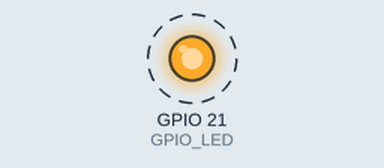
The program below on a simulated Raspberry Pi (BCM pin numbers). Parts: output pins drawn as LEDs (lit = HIGH). Dashed ring = blinking. What the program prints to the terminal is not drawn.

Above: at 0.2 s.
Timing chart, 0 to 3.0 s (numbered marks = the images above):
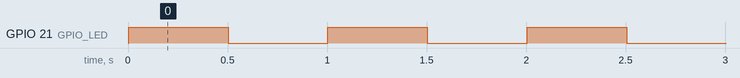

The program:

led_blink_pigpio.py
```python
# Beispiel mit pigpio library
#
# ATTENTION:
# Start pigpio daemon first:
# sudo systemctl start pigpiod
#
print("Daemon pigpiod is not supported on Raspberry Pi 5.")

import pigpio
from time import sleep

GPIO_LED = 21

gpio = pigpio.pi()
gpio.set_mode(GPIO_LED, pigpio.OUTPUT)

print("Start blinking...")
print("Press CTRL-C to stop.")

try:
    while(True):
        gpio.write(GPIO_LED, True)
        sleep(0.5)
        gpio.write(GPIO_LED, False)
        sleep(0.5)
except KeyboardInterrupt:
    pass

print("Done!")
```

Measured:
- by itself, GPIO 21 (GPIO_LED): alternates HIGH for 0.50 s and LOW for 0.50 s
